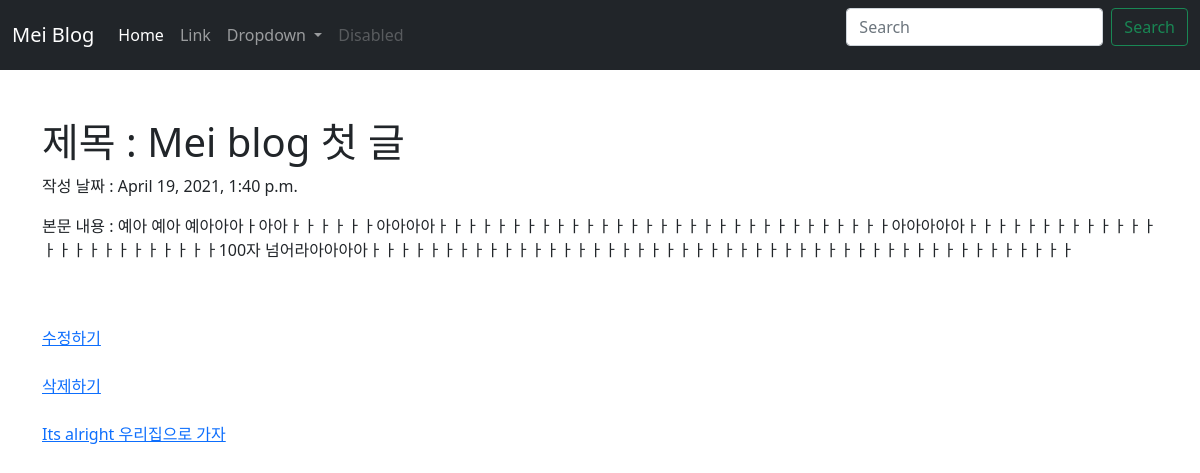
Before: /detail/1 with the older database file.
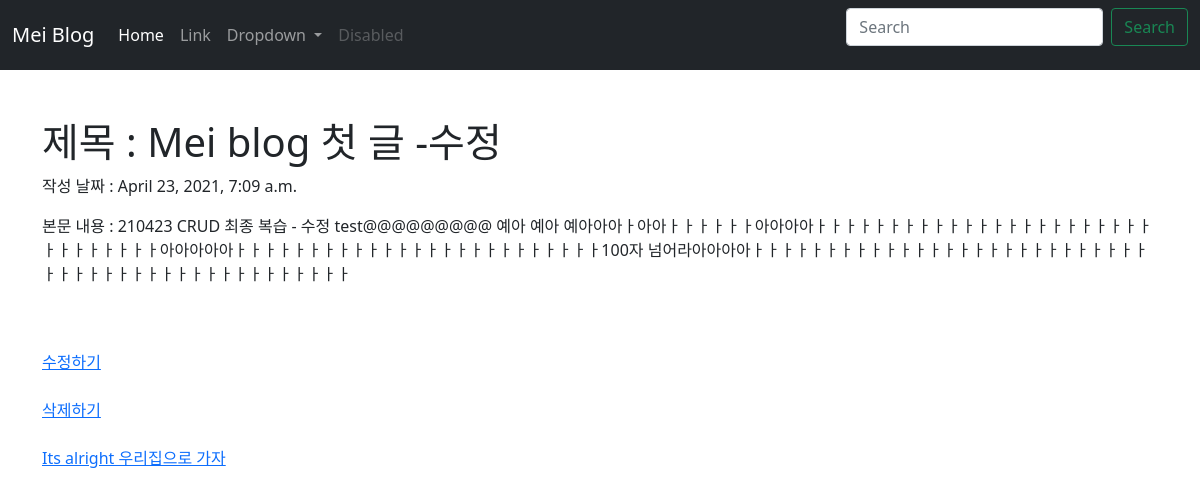
After: the same page with the newer database file.
### blogapp/models.py (models this page shows, shortened)
class Blog(models.Model) :
    title = models.CharField(max_length=200)
    pub_date = models.DateTimeField('date published')
    body = models.TextField()

### blogapp/views.py (the view)
# urls.py: path('<int:blog_id>', views.detail, name = 'detail'),
def detail(request, blog_id) :
    detail_blog = get_object_or_404(Blog, pk = blog_id)
    return render(request, 'detail.html', {'blog' : detail_blog})

### blogapp/templates/detail.html
{% extends 'base.html' %}
{% block contents %}
<body>
      <div class = "container">
        <br><br>
        <h1> 제목 : {{blog.title}} </h1>
        <p> 작성 날짜 : {{blog.pub_date}} </p>
        <p> 본문 내용 : {{blog.body}} </p>
        <br><br>
        <a href="{% url 'edit' blog.id %}">수정하기</a>
        <br><br>
        <a href="{% url 'delete' blog.id %}">삭제하기</a>
        <br><br>
        <a href="{% url 'home' %}">Its alright 우리집으로 가자</a>
      </div>
</body>
{% endblock %}

Changed rows visible on the page:
changed Blog: title "Mei blog 첫 글" → "Mei blog 첫 글 -수정"; pub_date "April 19, 2021, 1:40 p.m." → "April 23, 2021, 7:09 a.m."; body "예아 예아 예아아아ㅏ아아ㅏㅏㅏㅏㅏㅏ아아아아ㅏㅏㅏㅏㅏㅏㅏㅏㅏㅏㅏㅏㅏㅏㅏㅏㅏㅏㅏㅏㅏㅏㅏㅏㅏㅏㅏㅏㅏㅏㅏ아아아아아ㅏㅏㅏㅏㅏㅏㅏㅏㅏㅏㅏㅏㅏㅏㅏㅏㅏㅏㅏㅏㅏㅏㅏㅏㅏ100자 넘어라아아아아ㅏㅏㅏㅏㅏㅏㅏㅏㅏㅏㅏㅏㅏㅏㅏㅏㅏㅏㅏㅏㅏㅏㅏㅏㅏㅏㅏㅏㅏㅏㅏㅏㅏㅏㅏㅏㅏㅏㅏㅏㅏㅏㅏㅏㅏㅏㅏㅏ" → "210423 CRUD 최종 복습 - 수정 test@@@@@@@@@ 예아 예아 예아아아ㅏ아아ㅏㅏㅏㅏㅏㅏ아아아아ㅏㅏㅏㅏㅏㅏㅏㅏㅏㅏㅏㅏㅏㅏㅏㅏㅏㅏㅏㅏㅏㅏㅏㅏㅏㅏㅏㅏㅏㅏㅏ아아아아아ㅏㅏㅏㅏㅏㅏㅏㅏㅏㅏㅏㅏㅏㅏㅏㅏㅏㅏㅏㅏㅏㅏㅏㅏㅏ100자 넘어라아아아아ㅏㅏㅏㅏㅏㅏㅏㅏㅏㅏㅏㅏㅏㅏㅏㅏㅏㅏㅏㅏㅏㅏㅏㅏㅏㅏㅏㅏㅏㅏㅏㅏㅏㅏㅏㅏㅏㅏㅏㅏㅏㅏㅏㅏㅏㅏㅏㅏ"
